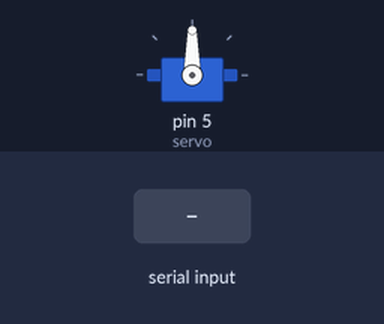
Bench run of a sketch on a simulated Arduino Uno, built with avr-gcc and run on an emulated ATmega328P. On the bench: servo. The inputs (shaded band) are chosen by the test bench.

Above: at 1.2 s.
1.3 s: "90,45\n" received over Serial
At 2.7 s:
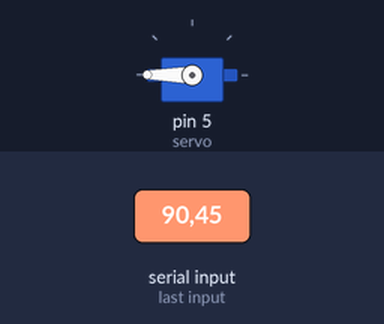
Timing chart, 0 to 4.3 s (numbered marks = the images above; inputs shaded):
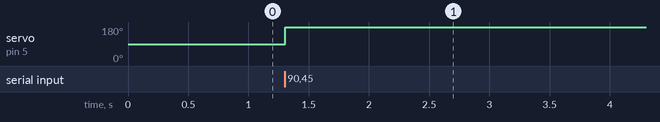

The sketch:

codigo_map.ino
```cpp
#include <Servo.h>

Servo servo;
int angle = 90;

void setup() {
  Serial.begin(9600);        // Inicia comunicação serial a 9600 bauds
  servo.attach(5);           // Liga o servo ao pino digital 9
  servo.write(angle);        // Define o ângulo inicial do servo (90° = centro)
}

void loop() {
  if (Serial.available()) {                          // Verifica se há dados recebidos na Serial
    String input = Serial.readStringUntil('\n');     // Lê até receber um "newline"
    float az = input.toFloat();                      // Converte o texto recebido para número decimal (float)

    // Mapeia o valor de az (-1.0 a +1.0 g esperado) para ângulo de 0 a 180
    int mapped = map(az * 100, -100, 100, 0, 180);    // az * 100 → converte para int entre -100 a 100
    mapped = constrain(mapped, 0, 180);              // Garante que o valor está entre 0 e 180 (limite do servo)

    servo.write(mapped);                             // Move o servo para o ângulo correspondente
  }
}
```

Measured:
- after the input at 1.3 s, servo on pin 5 (servo): 90° → 180° at once
